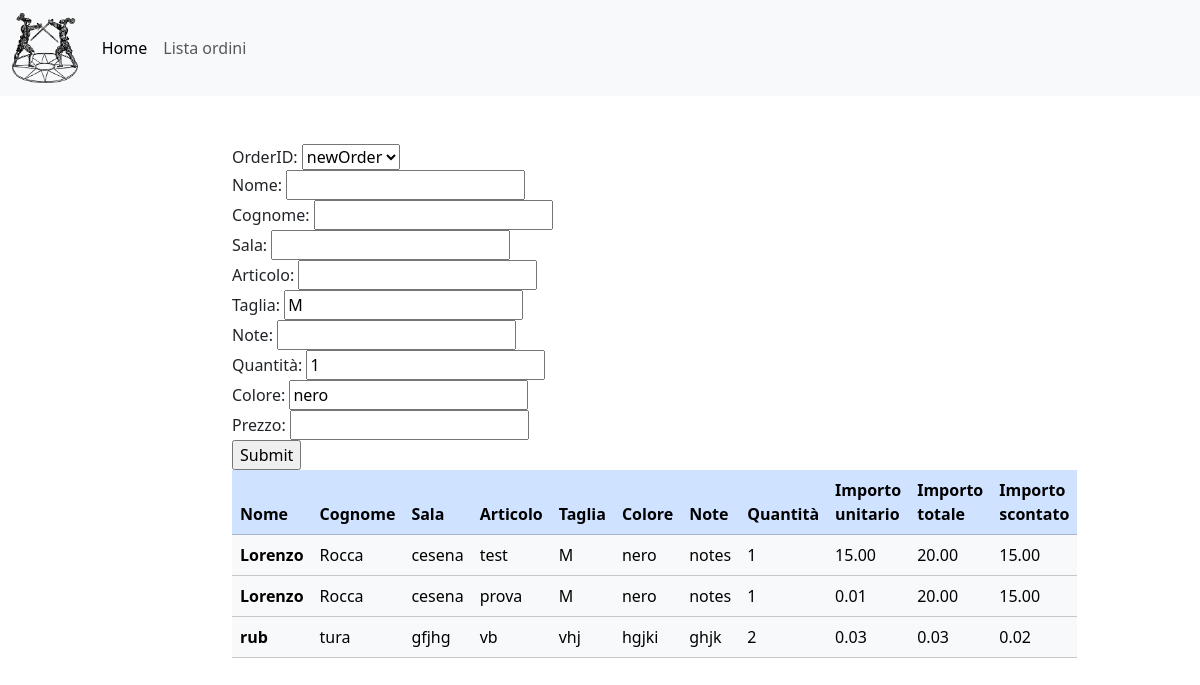
Page /orders/2/ on the earlier database version.
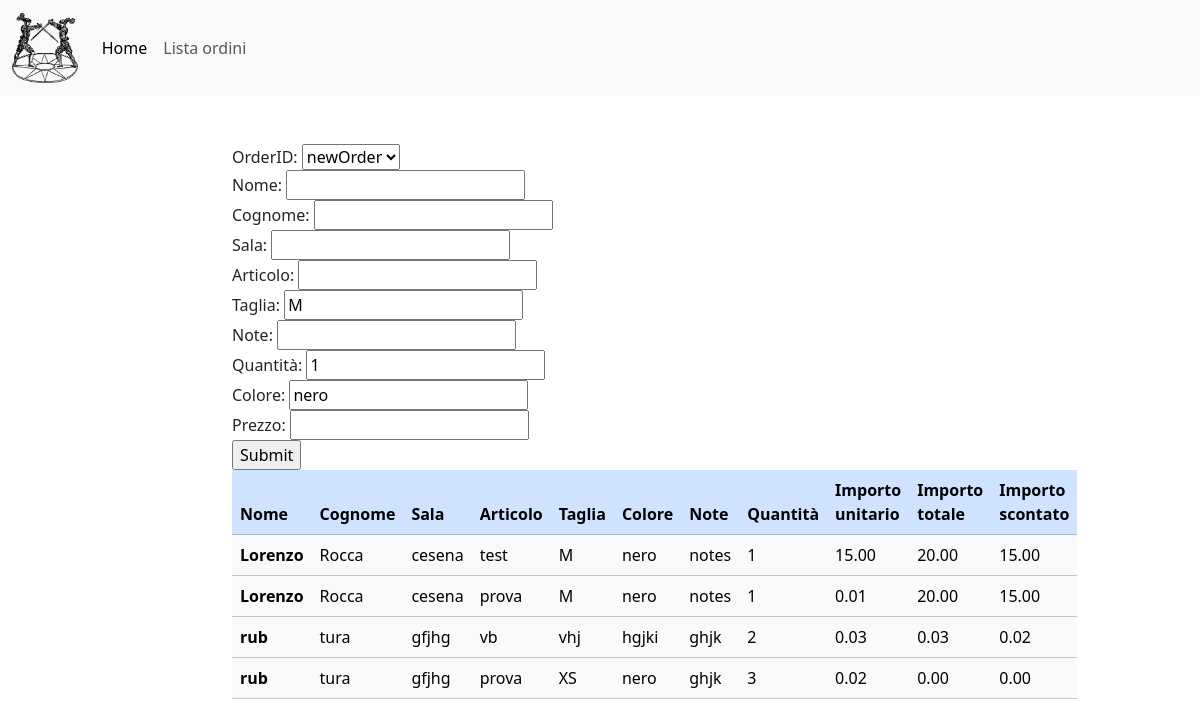
Same page on the later database version.
### orders/models.py (models this page shows, shortened)
class Entry(models.Model):
    orderID = models.ForeignKey(to="Order", on_delete=models.CASCADE)
    first_name = models.CharField(max_length=100)
    last_name = models.CharField(max_length=100)
    club = models.CharField(max_length=100)
    article = models.CharField(max_length=100)
    size = models.CharField(max_length=20, blank=True, default='M')
    additional_notes = models.CharField(max_length=200, blank=True, default='')
    quantity = models.IntegerField(default=1)
    colour = models.CharField(max_length=20, blank=True, default='nero')
    price = models.DecimalField(max_digits=7 ,decimal_places=2)
    total_price = models.DecimalField(max_digits=7 ,decimal_places=2, blank=True, default=0)
    discounted_price = models.DecimalField(max_digits=7 ,decimal_places=2, blank=True, default=0)

### orders/views.py (the view)
# urls.py: path('<int:id>/', order),
def order(request, id):
    if request.method == 'POST':
        form = EntryForm(request.POST)
        if form.is_valid():
            form.save()
    else:
        form = EntryForm(initial={'orderID': id})
    entries = Entry.objects.filter(orderID=id)
    context = {
        'entries': entries,
        'form': form.as_div(),
    }
    return render(request, 'order.html', context=context)

### orders/models.py (called while the page is built)
    def __str__(self):
        return self.title

### templates/order.html (shortened to what this page needs)
{% extends "base_generic.html" %}
        {% block content %}
        <div class="container">
            <div class="row">
                <div class="col-8 mx-auto mt-5">
                    <form action="" method="post" novalidate>
                        {{ form }}
                        <input type="submit" value="Submit">
                    </form>
                    <table class="table table-hover">
                        <thead>
                            <tr class="table-primary">
                              <th scope="col">Nome</th>
                              <th scope="col">Cognome</th>
                              <th scope="col">Sala</th>
                              <th scope="col">Articolo</th>
                              <th scope="col">Taglia</th>
                              <th scope="col">Colore</th>
                              <th scope="col">Note</th>
                              <th scope="col">Quantità</th>
                              <th scope="col">Importo unitario</th>
                              <th scope="col">Importo totale</th>
                              <th scope="col">Importo scontato</th>
                            </tr>
                          </thead>
                          <tbody>
                            {% for entry in entries %}
                            <tr class="table-light">
                                <th scope="row">{{ entry.first_name }}</th>
                                <td>{{ entry.last_name }}</td>
                                <td>{{ entry.club }}</td>
                                <td>{{ entry.article }}</td>
                                <td>{{ entry.size }}</td>
                                <td>{{ entry.colour }}</td>
                                <td>{{ entry.additional_notes }}</td>
                                <td>{{ entry.quantity }}</td>
                                <td>{{ entry.price }}</td>
                                <td>{{ entry.total_price }}</td>
                                <td>{{ entry.discounted_price }}</td>
                            </tr>
                            {% endfor %}
                          </tbody>
                    </table>
                </div>
            </div>
        </div>
        {% endblock %}

Differences in the rows shown:
added Entry: first_name "rub", last_name "tura", club "gfjhg", article "prova", size "XS", colour "nero", additional_notes "ghjk", quantity "3", price "0.02", total_price "0.00", discounted_price "0.00"
